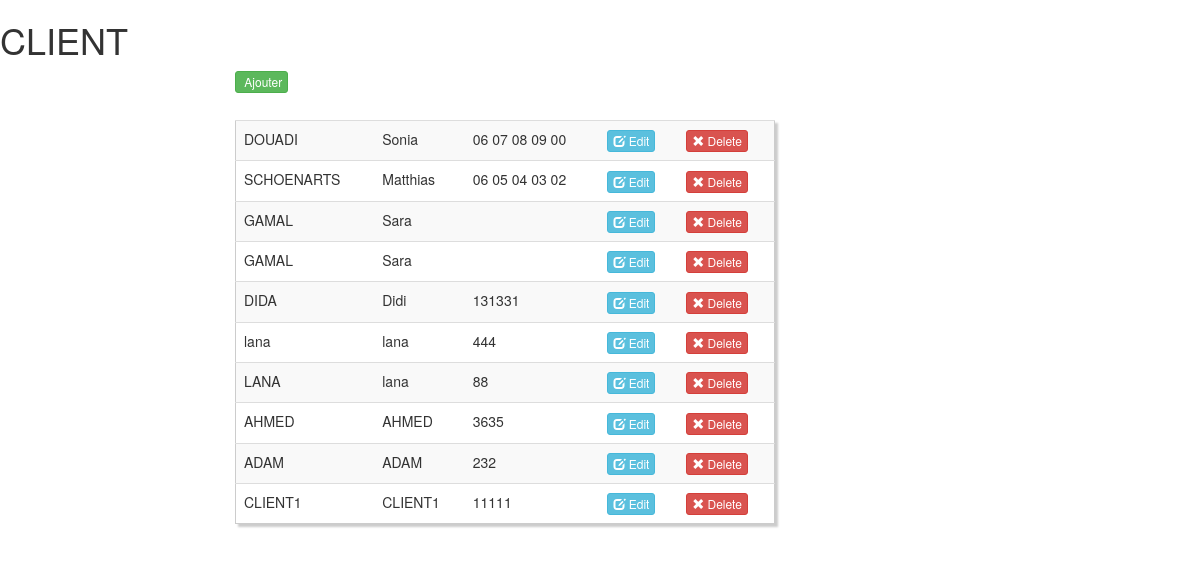
The app's page /client.php (signed in), older data.
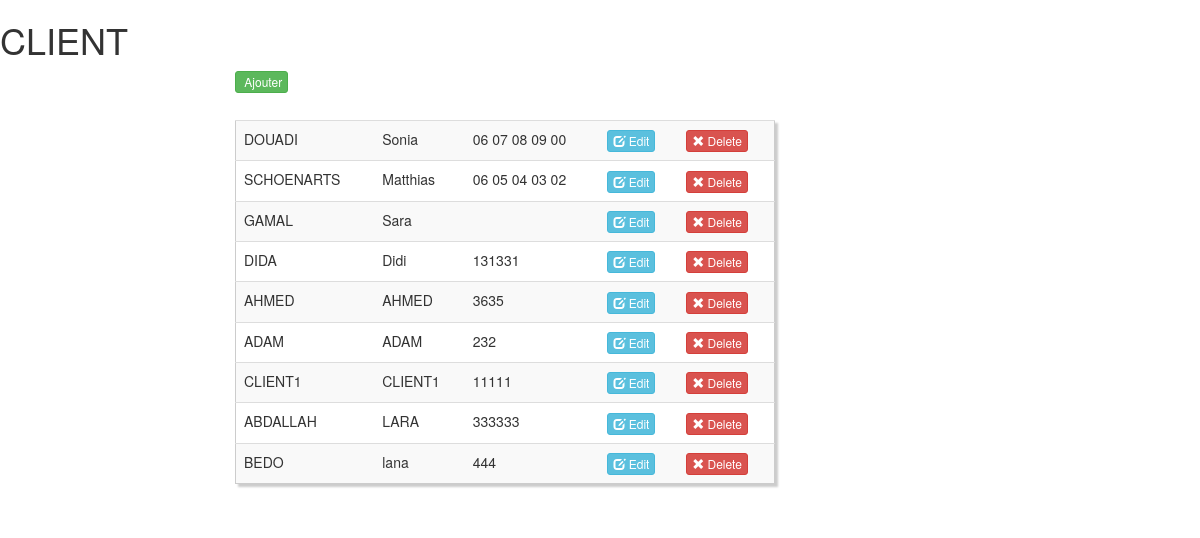
The same page, newer data.
### tables this page shows
CREATE TABLE `client` (
  `id_client` int(11) NOT NULL,
  `nom` varchar(200) NOT NULL,
  `prenom` varchar(200) NOT NULL,
  `telephone` varchar(15) NOT NULL
);

### includes/define.php (called while the page is built, shortened)
 <?php
$route=["auteur"=>"../auteur.php",
"formupdateauteur"=>"../formupdateauteur.php",
"formcreateauteur"=>"../formcreateauteur.php",
"createauteur"=>"../createauteur.php",
"deleteauteur"=>"../deleteauteur.php",
"updateauteur"=>"../updateauteur.php",
"bibliolist"=>"../bibliolist.php",
"createbiblio"=>"../createbiblio.php",
"deletebiblio"=>"../deletebiblio.php",
"formcreatbiblio"=>"../formcreatbiblio.php",
"formupdatebiblio"=>"../formupdatebiblio.php",
"updatebiblio"=>"../updatebiblio.php",
"livrelist"=>"../livrelist.php",
"createlivre"=>"../createlivre.php",
"deletelivre"=>"../deletelivre.php",
"formcreatelivre"=>"../formcreatelivre.php",
"formlivre"=>"../formlivre.php",
"formupdatelivre"=>"../formupdatelivre.php",
"updatelivre"=>"../updatelivre.php",
"userslist"=>"../userslist.php",
"formupdateusers"=>"../formupdateusers.php",
"formcreateuser"=>"../formcreateuser.php",
"deleteusers"=>"../deleteusers.php",
"formuser"=>"../formuser.php",
"updateuser"=>"../updateuser.php",
"createuser"=>"../createuser.php",
"editeur"=>"../editeur.php",
"createediteur"=>"../createediteur.php",
"formcreateediteur"=>"../formcreateediteur.php",
"formupdateediteur"=>"../formupdateediteur.php",
"updateediteur"=>"../updateediteur.php",
"deleteediteur"=>"../deleteediteur.php",
"client"=>"../client.php",
"createclient"=>"../createclient.php",
"formcreateclient"=>"../formcreateclient.php",
"updateclient"=>"../updateclient.php",
"deleteclient"=>"../deleteclient.php",
"formupdateclient"=>"../formupdateclient.php",
"emprunter"=>"../emprunter.php",
"emprunterlist"=>"../emprunterlist.php",
]
?>

### client.php (the view, shortened to what this page needs)
<?php @session_start();
include "includes/define.php";
?>
  <!DOCTYPE html>
<html>
    <head>
		<link href="//netdna.bootstrapcdn.com/bootstrap/3.0.0/css/bootstrap.min.css" rel="stylesheet" id="bootstrap-css">
    </head>
    <body>
        <h1>CLIENT</h1>
<div class="container">
    <div class="row col-md-6 col-md-offset-2 custyle">
<a class='btn btn-success btn-xs' href='?page=formcreateclient'><span class='glyphicon glyphicon-add'></span> Ajouter</a>
<table class="table table-striped custab">
        <?php
            $servname = "localhost"; $dbname = "bd_sara_biblio2"; $user = "root"; $pass = "";
            try{
                $dbco = new PDO("mysql:host=$servname;dbname=$dbname", $user, $pass);
                $dbco->setAttribute(PDO::ATTR_ERRMODE, PDO::ERRMODE_EXCEPTION);
                $sth = $dbco->prepare("SELECT * FROM client");
                $sth->execute();
                $result = $sth->fetchAll(PDO::FETCH_ASSOC);
				foreach ($result as $row => $client) {
					     echo "<tr>";
						echo "<td>". $client['nom']."</td>";
						echo "<td>". $client['prenom']."</td>";
						echo "<td>". $client['telephone']."</td>";
						echo "<td> <a class='btn btn-info btn-xs' href='?page=formupdateclient&id=".$client['id_client']."'><span class='glyphicon glyphicon-edit'></span> Edit</a>";
						echo "<td> <a class='btn btn-danger btn-xs' href='".$route['deleteclient']."?id=".$client['id_client']."'><span class='glyphicon glyphicon-remove'></span> Delete</a>";
					echo "</tr>";
				}
			echo "</table>";
            }
            catch(PDOException $e){
                echo "Erreur : " . $e->getMessage();
            }
        ?>
    </div>
    </body>
</html>

Row changes from the older to the newer data that the page shows:
removed client: nom "GAMAL", prenom "Sara"
removed client: nom "lana", prenom "lana", telephone "444"
removed client: nom "LANA", prenom "lana", telephone "88"
added client: nom "ABDALLAH", prenom "LARA", telephone "333333"
added client: nom "BEDO", prenom "lana", telephone "444"
